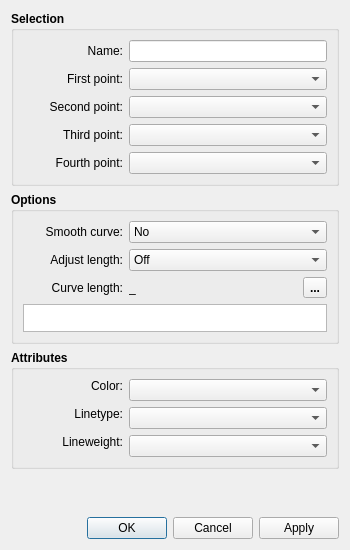
<?xml version="1.0" encoding="UTF-8"?>
<ui version="4.0">
 <class>DialogCubicBezier</class>
 <widget class="QDialog" name="DialogCubicBezier">
  <property name="geometry">
   <rect>
    <x>0</x>
    <y>0</y>
    <width>350</width>
    <height>550</height>
   </rect>
  </property>
  <property name="minimumSize">
   <size>
    <width>270</width>
    <height>550</height>
   </size>
  </property>
  <property name="windowTitle">
   <string>Curve - Fixed</string>
  </property>
  <property name="windowIcon">
   <iconset resource="../../../vmisc/share/resources/icon.qrc">
    <normaloff>:/icon/64x64/icon64x64.png</normaloff>:/icon/64x64/icon64x64.png</iconset>
  </property>
  <property name="modal">
   <bool>true</bool>
  </property>
  <layout class="QVBoxLayout" name="verticalLayout_2">
   <item>
    <widget class="QGroupBox" name="selection_GroupBox">
     <property name="sizePolicy">
      <sizepolicy hsizetype="Expanding" vsizetype="Preferred">
       <horstretch>0</horstretch>
       <verstretch>0</verstretch>
      </sizepolicy>
     </property>
     <property name="font">
      <font>
       <pointsize>9</pointsize>
       <bold>true</bold>
      </font>
     </property>
     <property name="title">
      <string>Selection</string>
     </property>
     <layout class="QFormLayout" name="formLayout">
      <item row="0" column="0">
       <widget class="QLabel" name="labelName">
        <property name="minimumSize">
         <size>
          <width>100</width>
          <height>0</height>
         </size>
        </property>
        <property name="font">
         <font>
          <pointsize>9</pointsize>
          <bold>false</bold>
         </font>
        </property>
        <property name="text">
         <string>Name:</string>
        </property>
        <property name="alignment">
         <set>Qt::AlignRight|Qt::AlignTrailing|Qt::AlignVCenter</set>
        </property>
       </widget>
      </item>
      <item row="0" column="1">
       <widget class="QLineEdit" name="lineEditSplineName">
        <property name="sizePolicy">
         <sizepolicy hsizetype="Expanding" vsizetype="Fixed">
          <horstretch>0</horstretch>
          <verstretch>0</verstretch>
         </sizepolicy>
        </property>
        <property name="minimumSize">
         <size>
          <width>80</width>
          <height>0</height>
         </size>
        </property>
        <property name="font">
         <font>
          <pointsize>9</pointsize>
          <bold>false</bold>
         </font>
        </property>
        <property name="focusPolicy">
         <enum>Qt::NoFocus</enum>
        </property>
        <property name="readOnly">
         <bool>true</bool>
        </property>
       </widget>
      </item>
      <item row="1" column="0">
       <widget class="QLabel" name="labelFirstPoint">
        <property name="minimumSize">
         <size>
          <width>100</width>
          <height>0</height>
         </size>
        </property>
        <property name="font">
         <font>
          <pointsize>9</pointsize>
          <bold>false</bold>
         </font>
        </property>
        <property name="text">
         <string>First point:</string>
        </property>
        <property name="alignment">
         <set>Qt::AlignRight|Qt::AlignTrailing|Qt::AlignVCenter</set>
        </property>
       </widget>
      </item>
      <item row="1" column="1">
       <widget class="QComboBox" name="comboBoxP1">
        <property name="sizePolicy">
         <sizepolicy hsizetype="Expanding" vsizetype="Fixed">
          <horstretch>0</horstretch>
          <verstretch>0</verstretch>
         </sizepolicy>
        </property>
        <property name="minimumSize">
         <size>
          <width>80</width>
          <height>0</height>
         </size>
        </property>
        <property name="font">
         <font>
          <pointsize>9</pointsize>
          <bold>false</bold>
         </font>
        </property>
       </widget>
      </item>
      <item row="2" column="0">
       <widget class="QLabel" name="labelSecondPoint">
        <property name="minimumSize">
         <size>
          <width>100</width>
          <height>0</height>
         </size>
        </property>
        <property name="font">
         <font>
          <pointsize>9</pointsize>
          <bold>false</bold>
         </font>
        </property>
        <property name="text">
         <string>Second point:</string>
        </property>
        <property name="alignment">
         <set>Qt::AlignRight|Qt::AlignTrailing|Qt::AlignVCenter</set>
        </property>
       </widget>
      </item>
      <item row="2" column="1">
       <widget class="QComboBox" name="comboBoxP2">
        <property name="sizePolicy">
         <sizepolicy hsizetype="Expanding" vsizetype="Fixed">
          <horstretch>0</horstretch>
          <verstretch>0</verstretch>
         </sizepolicy>
        </property>
        <property name="minimumSize">
         <size>
          <width>80</width>
          <height>0</height>
         </size>
        </property>
        <property name="font">
         <font>
          <pointsize>9</pointsize>
          <bold>false</bold>
         </font>
        </property>
       </widget>
      </item>
      <item row="3" column="0">
       <widget class="QLabel" name="labelThirdPoint">
        <property name="minimumSize">
         <size>
          <width>100</width>
          <height>0</height>
         </size>
        </property>
        <property name="font">
         <font>
          <pointsize>9</pointsize>
          <bold>false</bold>
         </font>
        </property>
        <property name="text">
         <string>Third point:</string>
        </property>
        <property name="alignment">
         <set>Qt::AlignRight|Qt::AlignTrailing|Qt::AlignVCenter</set>
        </property>
       </widget>
      </item>
      <item row="3" column="1">
       <widget class="QComboBox" name="comboBoxP3">
        <property name="sizePolicy">
         <sizepolicy hsizetype="Expanding" vsizetype="Fixed">
          <horstretch>0</horstretch>
          <verstretch>0</verstretch>
         </sizepolicy>
        </property>
        <property name="minimumSize">
         <size>
          <width>80</width>
          <height>0</height>
         </size>
        </property>
        <property name="font">
         <font>
          <pointsize>9</pointsize>
          <bold>false</bold>
         </font>
        </property>
       </widget>
      </item>
      <item row="4" column="0">
       <widget class="QLabel" name="labelForthPoint">
        <property name="minimumSize">
         <size>
          <width>100</width>
          <height>0</height>
         </size>
        </property>
        <property name="font">
         <font>
          <pointsize>9</pointsize>
          <bold>false</bold>
         </font>
        </property>
        <property name="text">
         <string>Fourth point:</string>
        </property>
        <property name="alignment">
         <set>Qt::AlignRight|Qt::AlignTrailing|Qt::AlignVCenter</set>
        </property>
       </widget>
      </item>
      <item row="4" column="1">
       <widget class="QComboBox" name="comboBoxP4">
        <property name="sizePolicy">
         <sizepolicy hsizetype="Expanding" vsizetype="Fixed">
          <horstretch>0</horstretch>
          <verstretch>0</verstretch>
         </sizepolicy>
        </property>
        <property name="minimumSize">
         <size>
          <width>80</width>
          <height>0</height>
         </size>
        </property>
        <property name="font">
         <font>
          <pointsize>9</pointsize>
          <bold>false</bold>
         </font>
        </property>
       </widget>
      </item>
     </layout>
    </widget>
   </item>
   <item>
    <widget class="QGroupBox" name="options_GroupBox">
     <property name="font">
      <font>
       <pointsize>9</pointsize>
       <bold>true</bold>
      </font>
     </property>
     <property name="title">
      <string>Options</string>
     </property>
     <layout class="QVBoxLayout" name="verticalLayout_3">
      <item>
       <layout class="QHBoxLayout" name="hLayoutAutoSmooth">
        <item>
         <widget class="QLabel" name="labelAutoSmooth">
          <property name="minimumSize">
           <size>
            <width>100</width>
            <height>0</height>
           </size>
          </property>
          <property name="font">
           <font>
            <pointsize>9</pointsize>
            <bold>false</bold>
           </font>
          </property>
          <property name="text">
           <string>Smooth curve:</string>
          </property>
          <property name="alignment">
           <set>Qt::AlignRight|Qt::AlignTrailing|Qt::AlignVCenter</set>
          </property>
         </widget>
        </item>
        <item>
         <widget class="QComboBox" name="comboBoxAutoSmooth">
          <property name="sizePolicy">
           <sizepolicy hsizetype="Expanding" vsizetype="Fixed">
            <horstretch>0</horstretch>
            <verstretch>0</verstretch>
           </sizepolicy>
          </property>
          <property name="font">
           <font>
            <pointsize>9</pointsize>
            <bold>false</bold>
           </font>
          </property>
          <item>
           <property name="text">
            <string>No</string>
           </property>
          </item>
          <item>
           <property name="text">
            <string>Yes</string>
           </property>
          </item>
         </widget>
        </item>
       </layout>
      </item>
      <item>
       <layout class="QHBoxLayout" name="hLayoutLengthMode">
        <item>
         <widget class="QLabel" name="labelLengthMode">
          <property name="minimumSize">
           <size>
            <width>100</width>
            <height>0</height>
           </size>
          </property>
          <property name="font">
           <font>
            <pointsize>9</pointsize>
            <bold>false</bold>
           </font>
          </property>
          <property name="text">
           <string>Adjust length:</string>
          </property>
          <property name="alignment">
           <set>Qt::AlignRight|Qt::AlignTrailing|Qt::AlignVCenter</set>
          </property>
         </widget>
        </item>
        <item>
         <widget class="QComboBox" name="comboBoxLengthMode">
          <property name="sizePolicy">
           <sizepolicy hsizetype="Expanding" vsizetype="Fixed">
            <horstretch>0</horstretch>
            <verstretch>0</verstretch>
           </sizepolicy>
          </property>
          <property name="font">
           <font>
            <pointsize>9</pointsize>
            <bold>false</bold>
           </font>
          </property>
          <item>
           <property name="text">
            <string>Off</string>
           </property>
          </item>
          <item>
           <property name="text">
            <string>Start</string>
           </property>
          </item>
          <item>
           <property name="text">
            <string>End</string>
           </property>
          </item>
          <item>
           <property name="text">
            <string>Both</string>
           </property>
          </item>
         </widget>
        </item>
       </layout>
      </item>
      <item>
       <layout class="QHBoxLayout" name="hLayoutCurveLenLabel">
        <item>
         <widget class="QLabel" name="labelEditCurveLength">
          <property name="minimumSize">
           <size>
            <width>100</width>
            <height>0</height>
           </size>
          </property>
          <property name="font">
           <font>
            <pointsize>9</pointsize>
            <bold>false</bold>
           </font>
          </property>
          <property name="text">
           <string>Curve length:</string>
          </property>
          <property name="alignment">
           <set>Qt::AlignRight|Qt::AlignTrailing|Qt::AlignVCenter</set>
          </property>
         </widget>
        </item>
        <item>
         <widget class="QLabel" name="labelResultCurveLength">
          <property name="minimumSize">
           <size>
            <width>85</width>
            <height>0</height>
           </size>
          </property>
          <property name="font">
           <font>
            <pointsize>9</pointsize>
            <bold>false</bold>
           </font>
          </property>
          <property name="text">
           <string notr="true">_</string>
          </property>
         </widget>
        </item>
        <item>
         <spacer name="hSpacerCurveLen">
          <property name="orientation">
           <enum>Qt::Horizontal</enum>
          </property>
          <property name="sizeHint" stdset="0">
           <size>
            <width>10</width>
            <height>20</height>
           </size>
          </property>
         </spacer>
        </item>
        <item>
         <widget class="QToolButton" name="toolButtonExprCurveLength">
          <property name="toolTip">
           <string>Formula wizard</string>
          </property>
          <property name="text">
           <string notr="true">...</string>
          </property>
          <property name="icon">
           <iconset resource="../../../vmisc/share/resources/icon.qrc">
            <normaloff>:/tsvg/seamly/fx.tsvg</normaloff>:/tsvg/seamly/fx.tsvg</iconset>
          </property>
          <property name="iconSize">
           <size>
            <width>24</width>
            <height>24</height>
           </size>
          </property>
         </widget>
        </item>
       </layout>
      </item>
      <item>
       <widget class="ExpandingTextEdit" name="plainTextEditCurveLength">
        <property name="sizePolicy">
         <sizepolicy hsizetype="Expanding" vsizetype="Preferred">
          <horstretch>0</horstretch>
          <verstretch>0</verstretch>
         </sizepolicy>
        </property>
        <property name="maximumSize">
         <size>
          <width>16777215</width>
          <height>28</height>
         </size>
        </property>
        <property name="font">
         <font>
          <pointsize>9</pointsize>
          <bold>false</bold>
         </font>
        </property>
        <property name="toolTip">
         <string>Curve arc length formula (applied if filled)</string>
        </property>
        <property name="tabChangesFocus">
         <bool>true</bool>
        </property>
       </widget>
      </item>
     </layout>
    </widget>
   </item>
   <item>
    <widget class="QGroupBox" name="attributes_GroupBox_2">
     <property name="sizePolicy">
      <sizepolicy hsizetype="Expanding" vsizetype="Preferred">
       <horstretch>0</horstretch>
       <verstretch>0</verstretch>
      </sizepolicy>
     </property>
     <property name="minimumSize">
      <size>
       <width>240</width>
       <height>0</height>
      </size>
     </property>
     <property name="font">
      <font>
       <pointsize>9</pointsize>
       <bold>true</bold>
      </font>
     </property>
     <property name="title">
      <string>Attributes</string>
     </property>
     <layout class="QFormLayout" name="formLayout_2">
      <item row="0" column="0">
       <widget class="QLabel" name="lineColor_Label">
        <property name="sizePolicy">
         <sizepolicy hsizetype="MinimumExpanding" vsizetype="Fixed">
          <horstretch>0</horstretch>
          <verstretch>0</verstretch>
         </sizepolicy>
        </property>
        <property name="minimumSize">
         <size>
          <width>100</width>
          <height>0</height>
         </size>
        </property>
        <property name="maximumSize">
         <size>
          <width>16777215</width>
          <height>16777215</height>
         </size>
        </property>
        <property name="font">
         <font>
          <pointsize>9</pointsize>
          <bold>false</bold>
         </font>
        </property>
        <property name="text">
         <string>Color:</string>
        </property>
        <property name="alignment">
         <set>Qt::AlignRight|Qt::AlignTrailing|Qt::AlignVCenter</set>
        </property>
       </widget>
      </item>
      <item row="0" column="1">
       <widget class="ColorComboBox" name="lineColor_ComboBox">
        <property name="sizePolicy">
         <sizepolicy hsizetype="Expanding" vsizetype="Fixed">
          <horstretch>0</horstretch>
          <verstretch>0</verstretch>
         </sizepolicy>
        </property>
        <property name="minimumSize">
         <size>
          <width>80</width>
          <height>0</height>
         </size>
        </property>
        <property name="font">
         <font>
          <pointsize>9</pointsize>
          <bold>false</bold>
         </font>
        </property>
       </widget>
      </item>
      <item row="1" column="0">
       <widget class="QLabel" name="lineType_Label">
        <property name="sizePolicy">
         <sizepolicy hsizetype="MinimumExpanding" vsizetype="Fixed">
          <horstretch>0</horstretch>
          <verstretch>0</verstretch>
         </sizepolicy>
        </property>
        <property name="minimumSize">
         <size>
          <width>100</width>
          <height>0</height>
         </size>
        </property>
        <property name="maximumSize">
         <size>
          <width>16777215</width>
          <height>16777215</height>
         </size>
        </property>
        <property name="font">
         <font>
          <pointsize>9</pointsize>
          <bold>false</bold>
         </font>
        </property>
        <property name="text">
         <string>Linetype:</string>
        </property>
        <property name="alignment">
         <set>Qt::AlignRight|Qt::AlignTrailing|Qt::AlignVCenter</set>
        </property>
       </widget>
      </item>
      <item row="1" column="1">
       <widget class="LineTypeComboBox" name="lineType_ComboBox">
        <property name="sizePolicy">
         <sizepolicy hsizetype="Expanding" vsizetype="Fixed">
          <horstretch>0</horstretch>
          <verstretch>0</verstretch>
         </sizepolicy>
        </property>
        <property name="minimumSize">
         <size>
          <width>80</width>
          <height>0</height>
         </size>
        </property>
        <property name="maximumSize">
         <size>
          <width>16777215</width>
          <height>16777215</height>
         </size>
        </property>
        <property name="font">
         <font>
          <pointsize>9</pointsize>
          <bold>false</bold>
         </font>
        </property>
       </widget>
      </item>
      <item row="2" column="0">
       <widget class="QLabel" name="lineWeight_Label">
        <property name="sizePolicy">
         <sizepolicy hsizetype="MinimumExpanding" vsizetype="Fixed">
          <horstretch>0</horstretch>
          <verstretch>0</verstretch>
         </sizepolicy>
        </property>
        <property name="minimumSize">
         <size>
          <width>100</width>
          <height>0</height>
         </size>
        </property>
        <property name="maximumSize">
         <size>
          <width>16777215</width>
          <height>16777215</height>
         </size>
        </property>
        <property name="font">
         <font>
          <pointsize>9</pointsize>
          <bold>false</bold>
         </font>
        </property>
        <property name="text">
         <string>Lineweight:</string>
        </property>
        <property name="alignment">
         <set>Qt::AlignRight|Qt::AlignTrailing|Qt::AlignVCenter</set>
        </property>
       </widget>
      </item>
      <item row="2" column="1">
       <widget class="LineWeightComboBox" name="lineWeight_ComboBox">
        <property name="sizePolicy">
         <sizepolicy hsizetype="Expanding" vsizetype="Fixed">
          <horstretch>0</horstretch>
          <verstretch>0</verstretch>
         </sizepolicy>
        </property>
        <property name="minimumSize">
         <size>
          <width>80</width>
          <height>0</height>
         </size>
        </property>
        <property name="font">
         <font>
          <pointsize>9</pointsize>
          <bold>false</bold>
         </font>
        </property>
       </widget>
      </item>
     </layout>
    </widget>
   </item>
   <item>
    <spacer name="verticalSpacer">
     <property name="orientation">
      <enum>Qt::Vertical</enum>
     </property>
     <property name="sizeHint" stdset="0">
      <size>
       <width>20</width>
       <height>50</height>
      </size>
     </property>
    </spacer>
   </item>
   <item>
    <widget class="QDialogButtonBox" name="buttonBox">
     <property name="orientation">
      <enum>Qt::Horizontal</enum>
     </property>
     <property name="standardButtons">
      <set>QDialogButtonBox::Apply|QDialogButtonBox::Cancel|QDialogButtonBox::Ok</set>
     </property>
    </widget>
   </item>
  </layout>
 </widget>
 <customwidgets>
  <customwidget>
   <class>ColorComboBox</class>
   <extends>QComboBox</extends>
   <header location="global">color_combobox.h</header>
  </customwidget>
  <customwidget>
   <class>LineTypeComboBox</class>
   <extends>QComboBox</extends>
   <header location="global">linetype_combobox.h</header>
  </customwidget>
  <customwidget>
   <class>LineWeightComboBox</class>
   <extends>QComboBox</extends>
   <header location="global">lineweight_combobox.h</header>
  </customwidget>
  <customwidget>
   <class>ExpandingTextEdit</class>
   <extends>QPlainTextEdit</extends>
   <header>expandingtextedit.h</header>
  </customwidget>
 </customwidgets>
 <tabstops>
  <tabstop>comboBoxP1</tabstop>
  <tabstop>comboBoxP2</tabstop>
  <tabstop>comboBoxP3</tabstop>
  <tabstop>comboBoxP4</tabstop>
  <tabstop>comboBoxAutoSmooth</tabstop>
  <tabstop>comboBoxLengthMode</tabstop>
  <tabstop>toolButtonExprCurveLength</tabstop>
  <tabstop>plainTextEditCurveLength</tabstop>
  <tabstop>lineColor_ComboBox</tabstop>
  <tabstop>lineType_ComboBox</tabstop>
  <tabstop>lineWeight_ComboBox</tabstop>
 </tabstops>
 <resources>
  <include location="../../../vmisc/share/resources/icon.qrc"/>
 </resources>
 <connections>
  <connection>
   <sender>buttonBox</sender>
   <signal>accepted()</signal>
   <receiver>DialogCubicBezier</receiver>
   <slot>accept()</slot>
   <hints>
    <hint type="sourcelabel">
     <x>248</x>
     <y>254</y>
    </hint>
    <hint type="destinationlabel">
     <x>157</x>
     <y>274</y>
    </hint>
   </hints>
  </connection>
  <connection>
   <sender>buttonBox</sender>
   <signal>rejected()</signal>
   <receiver>DialogCubicBezier</receiver>
   <slot>reject()</slot>
   <hints>
    <hint type="sourcelabel">
     <x>316</x>
     <y>260</y>
    </hint>
    <hint type="destinationlabel">
     <x>286</x>
     <y>274</y>
    </hint>
   </hints>
  </connection>
 </connections>
</ui>
